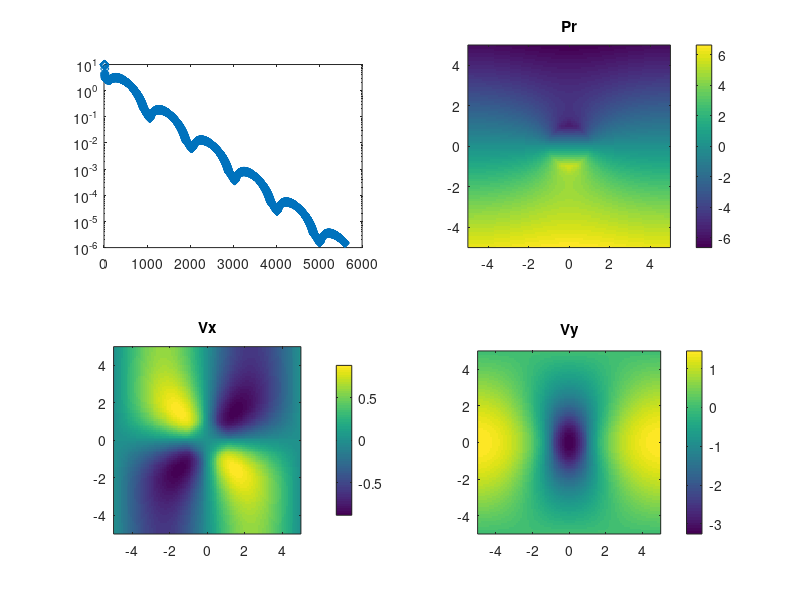

Write the MATLAB code that produced this figure.
clear 
% Physics
Lx   = 10;
Ly   = 10;
% k    = 1e-1;
rhog = 10;
eta  = 1;
% Numerics
nx   = 100;
ny   = 101;
dx   = Lx/nx;
dy   = Ly/ny;
nt   = 10000;
nu   = 6;
epsi = 1e-6;
% dtP  = min(dx,dy)/k/2.5;
dtP  = 4.1*eta/ny/10;
dtV  = min(dx,dy).^2/eta/4.1;
x    = (-Lx+dx)/2:dx:(Lx-dx)/2;
y    = (-Ly+dy)/2:dy:(Ly-dy)/2;
[X2,Y2] = ndgrid(x,y);
% Initial conditions
Pr    = zeros(nx  ,ny  );
Vx    = zeros(nx+1,ny  );
Vy    = zeros(nx  ,ny+1);
dVxdt = zeros(nx-1,ny  );
dVydt = zeros(nx  ,ny-1);
txx   = zeros(nx  ,ny  );
tyy   = zeros(nx  ,ny  );
txy   = zeros(nx+1,ny+1);
Rog   = ones(nx  ,ny  );
rad   = X2.^2 + Y2.^2;
Rog(rad<1) = rhog;
% Action
evol = [];
for it = 1:nt
    divV          = diff(Vx,1,1)/dx + diff(Vy,1,2)/dy;
    Pr            = Pr - dtP*divV;
    txx           = 2*eta*(diff(Vx,1,1)/dx - 1/3*divV);
    tyy           = 2*eta*(diff(Vy,1,2)/dy - 1/3*divV);
    txy(2:end-1,2:end-1) = eta*(diff(Vx(2:end-1,:),1,2)/dy + diff(Vy(:,2:end-1),1,1)/dx);
    Rx            = -diff(Pr,1,1)/dx + diff(txx,1,1)/dx + diff(txy(2:end-1,:),1,2)/dy;
    %Ry            = -diff(Pr,1,2)/dy + diff(tyy,1,2)/dy + diff(txy(:,2:end-1),1,1)/dx + 0.5*(Rog(:,1:end-1)+Rog(:,2:end));
    Ry            = -diff(Pr,1,2)/dy + diff(tyy,1,2)/dy + diff(txy(:,2:end-1),1,1)/dx - 0.5*(Rog(:,1:end-1)+Rog(:,2:end));
    dVxdt         = dVxdt*(1-nu/nx) + Rx;
    dVydt         = dVydt*(1-nu/ny) + Ry;
    Vx(2:end-1,:) = Vx(2:end-1,:) + dtV*dVxdt;
    Vy(:,2:end-1) = Vy(:,2:end-1) + dtV*dVydt;
    err = max([max(abs(Rx(:))), max(abs(Ry(:))), max(abs(divV(:)))]); evol = [evol, err]; if err<epsi, break; end
    if mod(it,200)==0
        % Plot
        figure(1),clf
        subplot(221),semilogy(evol,'-d')
        subplot(222),imagesc(x,y,Pr'),title('Pr'),axis xy,axis image,colorbar
        subplot(223),imagesc(x,y,Vx'),title('Vx'),axis xy,axis image,colorbar
        subplot(224),imagesc(x,y,Vy'),title('Vy'),axis xy,axis image,colorbar
        drawnow
    end
end
